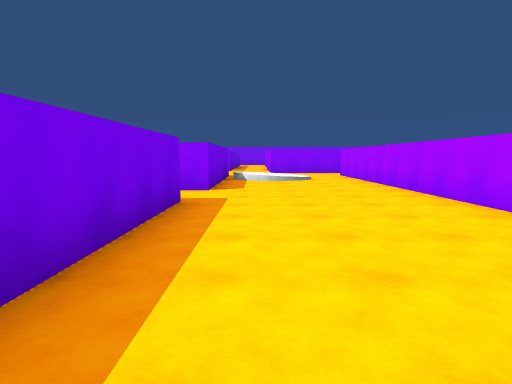
[1] (above)

24 first-person views from a walk through a scene from a Unity 3-D project. The camera is 1.4 m above the floor, tilts 6° down and sees 75° across. The floor is counted in squares, 2 m on a side. Each view is taken from the middle of a square. On the plan, view 1 faces up. The plan holds only what a view shows up to about 10 squares ahead; the rest is blank. The place goes on beyond the plan. The player is left out.

[2]
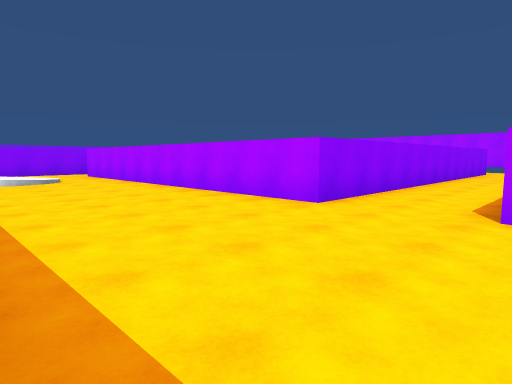

[3]
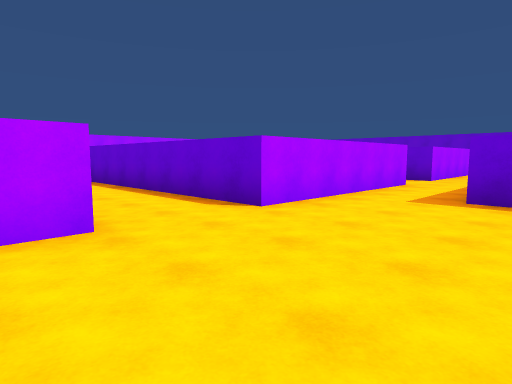

[4]
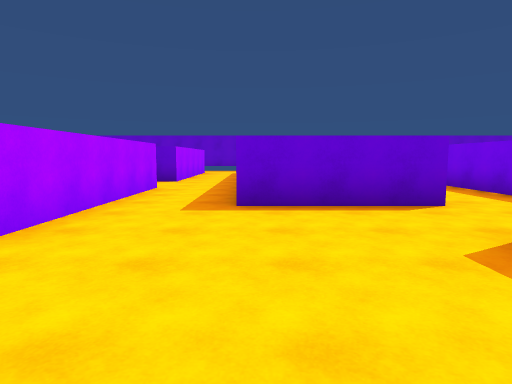

[5]
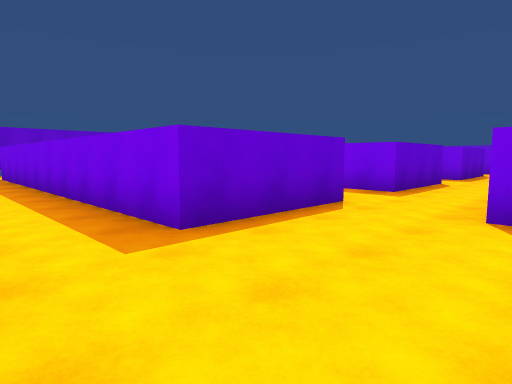

[6]
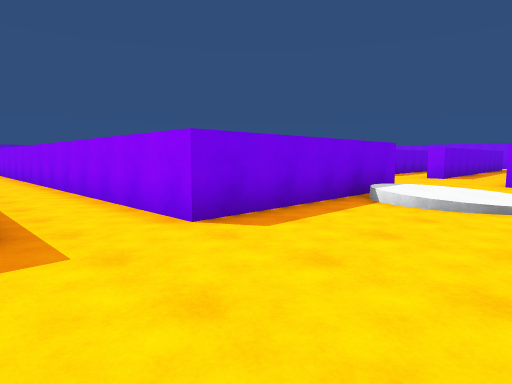

[7]
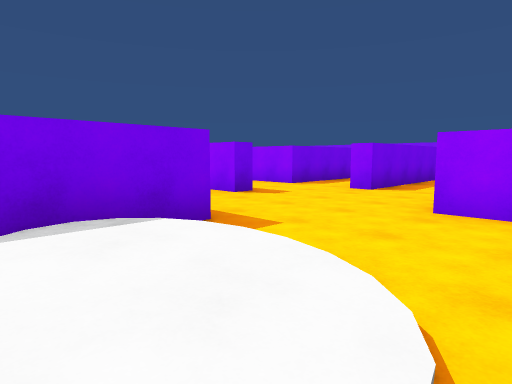

[8]
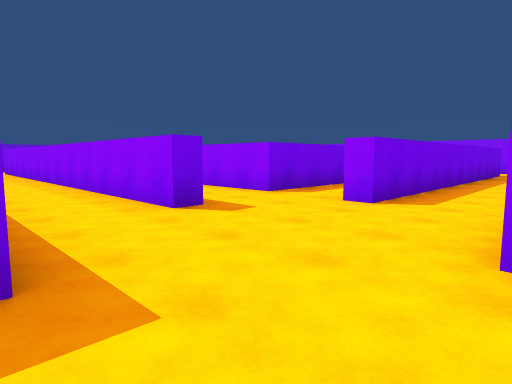

[9]
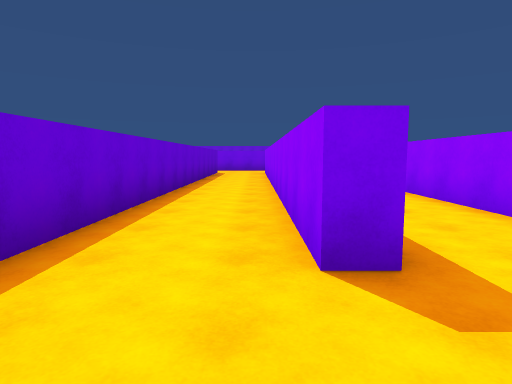

[10]
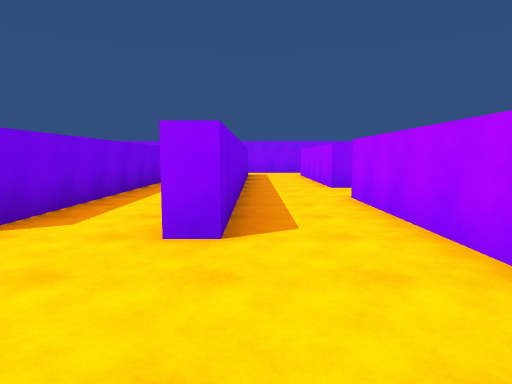

[11]
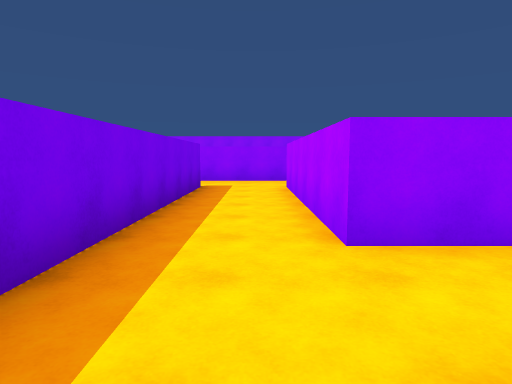

[12]
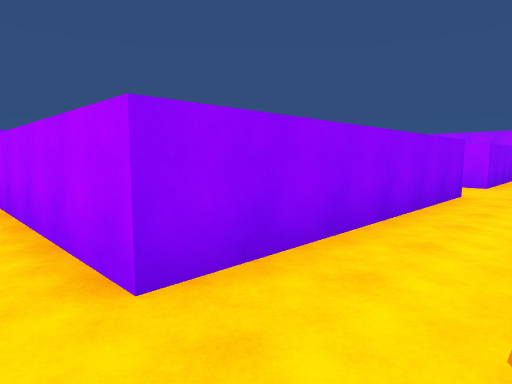

[13]
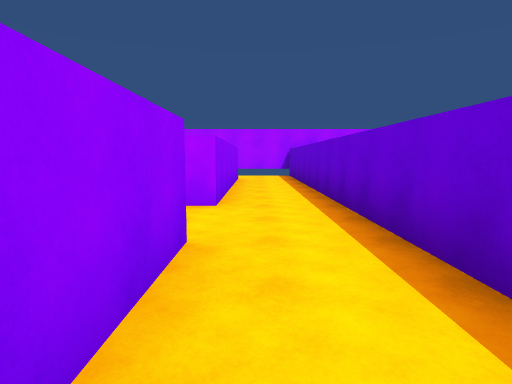

[14]
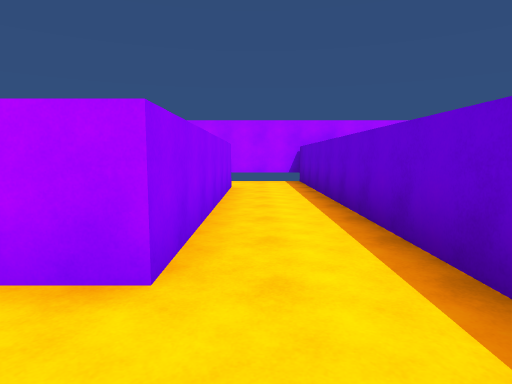

[15]
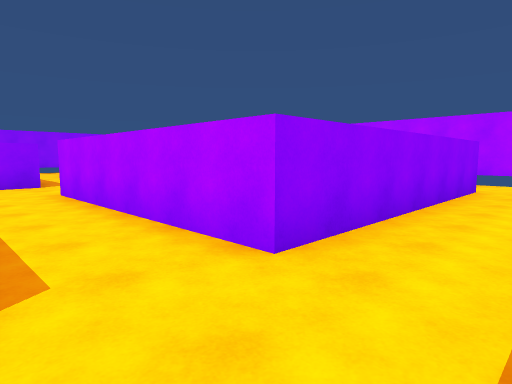

[16]
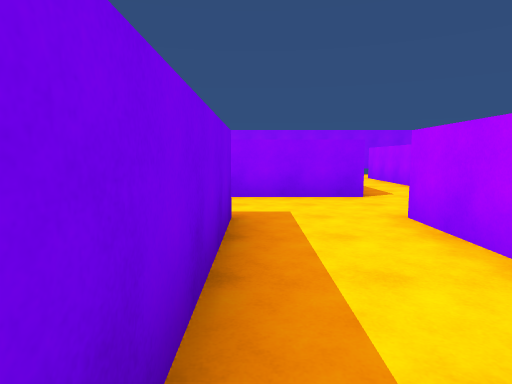

[17]
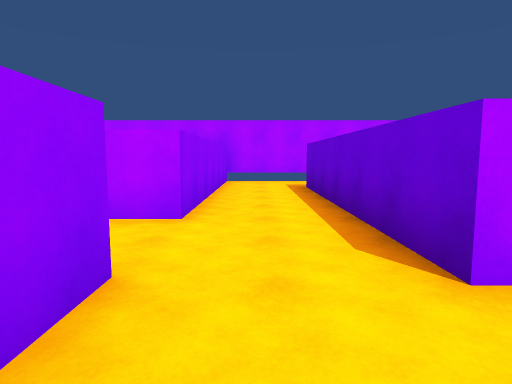

[18]
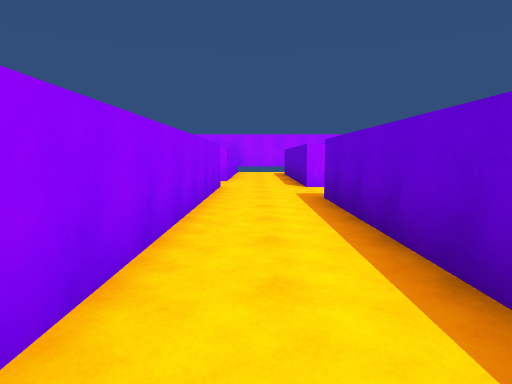

[19]
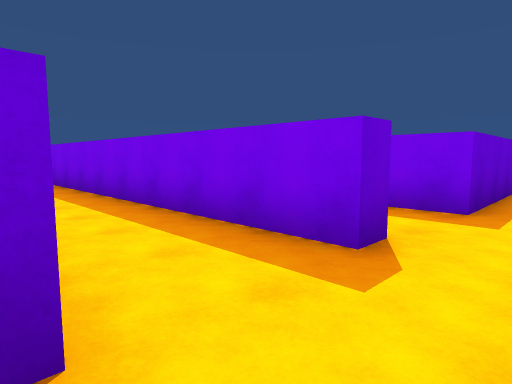

[20]
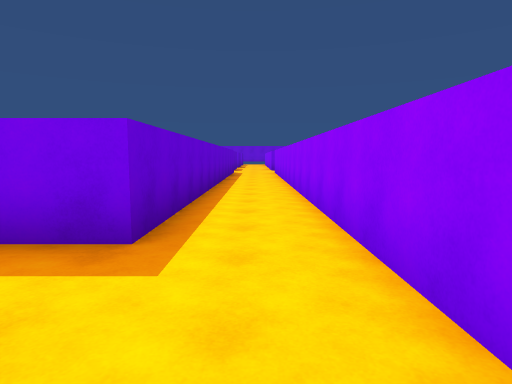

[21]
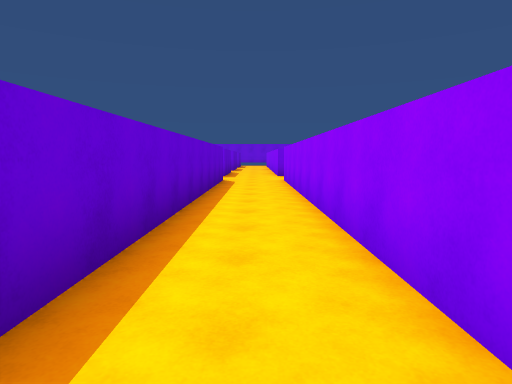

[22]
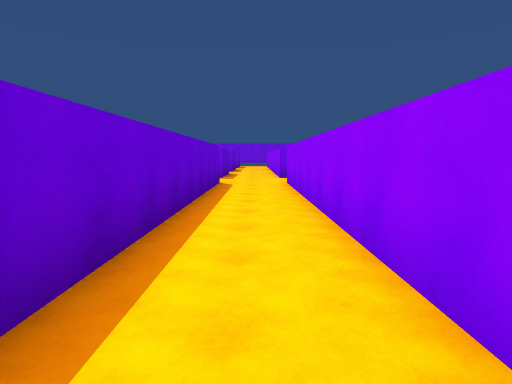

[23]
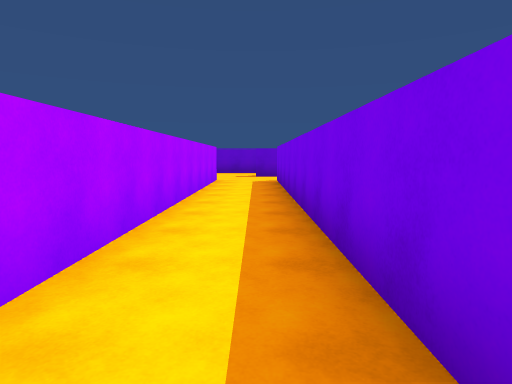

[24]
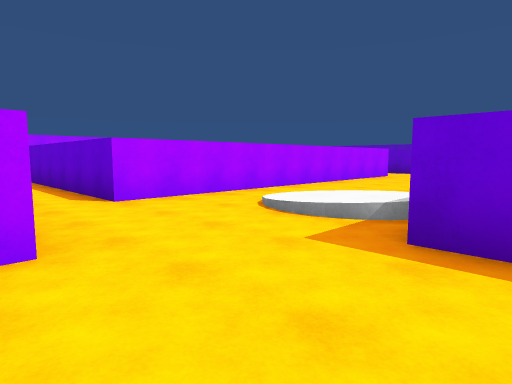

### Floor plan
Points are (right, up) in squares from view 1. A wall is a line through its corners. A room is listed if a view was taken in it or the views show most of it. See-through windows are left out.
Room 1 (views 1, 2, 3, 4, 5, 6, 7, 8, 9, 10, 21, 22, 23, 24)
walls: (-1.3, 5.4) (-1.3, 0.2); (-1.8, -1.7) (1.3, -1.7) (1.3, -11.5); (3.3, -4.8) (3.3, 0.6) (10, 0.6); (-6.8, -1.7) (-3.6, -1.7) (-3.6, -5.2); (3.3, -7.1) (3.3, -6.5) (3.9, -6.5); (10.4, 2.9) (3.3, 2.9) (3.3, 12.9) (8.9, 12.9); (1.5, 14.4) (0.7, 14.4) (0.7, 16.6); (-3, 15) (-3, 14.4) (-10.9, 14.4); (-1.3, 16.8) (-1.9, 16.8); (-11.1, 12.3) (-1, 12.3) (-1, 7) (-10.2, 7); (-1.8, 17.1) (-1.8, 25.5); (-1.9, 26.8) (-1.3, 26.8); (-1.4, 28.8) (-16.1, 28.8); (-16.1, 27) (-3.6, 27) (-3.6, 17) (-7.8, 17)
ways out: opening at (-1, 27.5) to room 2; opening at (0, 17) to room 2
Room 2 (views 11, 12, 13, 14, 15, 16, 17, 18, 19, 20)
walls: (6.8, 21.6) (0.7, 21.6) (0.7, 26.8); (9, 28.8) (-1.4, 28.8); (5.5, 19.7) (16.8, 19.7) (16.8, 22); (2.5, 26.8) (6.7, 26.8) (6.7, 23.2); (14.9, 21.6) (8.8, 21.6) (8.8, 26.8) (14.8, 26.8); (16.8, 26.5) (16.8, 28.8) (10.7, 28.8) (10.7, 33.1); (-1.3, 26.8) (-1.3, 16.8); (0.7, 16.6) (0.7, 19.8)
ways out: opening at (-1, 27.5) to room 1; opening at (0, 17) to room 1

Positions as (right, up) in squares from view 1, and headings:
1: (0, 0), facing up
2: (-1, 0), facing up-right
3: (0, 4), facing down-right
4: (1, 3), facing down
5: (3, 1), facing down-left
6: (2, 5), facing up-left
7: (2, 10), facing up-left
8: (1, 12), facing up-left
9: (-1, 14), facing left
10: (-1, 14), facing up
11: (0, 19), facing up
12: (0, 20), facing up-right
13: (4, 21), facing right
14: (7, 21), facing right
15: (7, 20), facing up-right
16: (7, 23), facing up
17: (7, 28), facing right
18: (1, 28), facing right
19: (1, 28), facing down-left
20: (-1, 28), facing left
21: (-6, 28), facing left
22: (-7, 28), facing left
23: (-3, 27), facing down
24: (-2, 15), facing down-right
